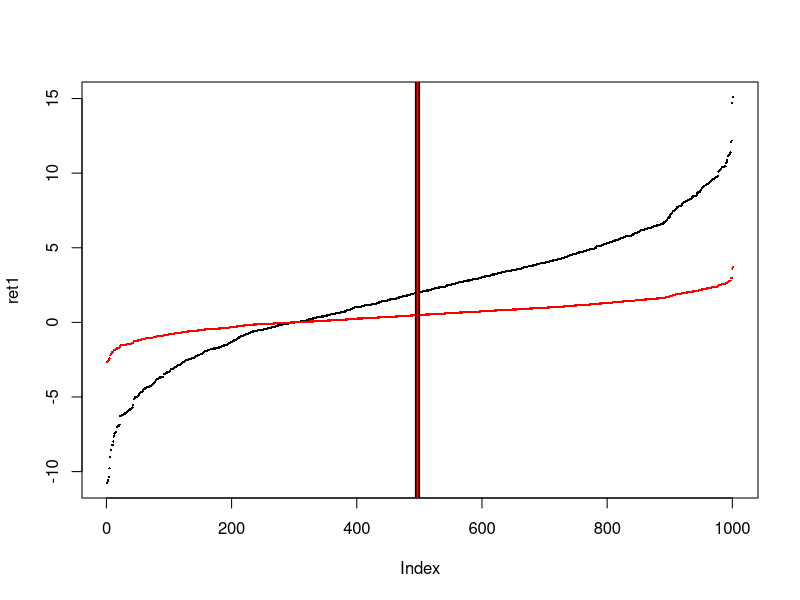
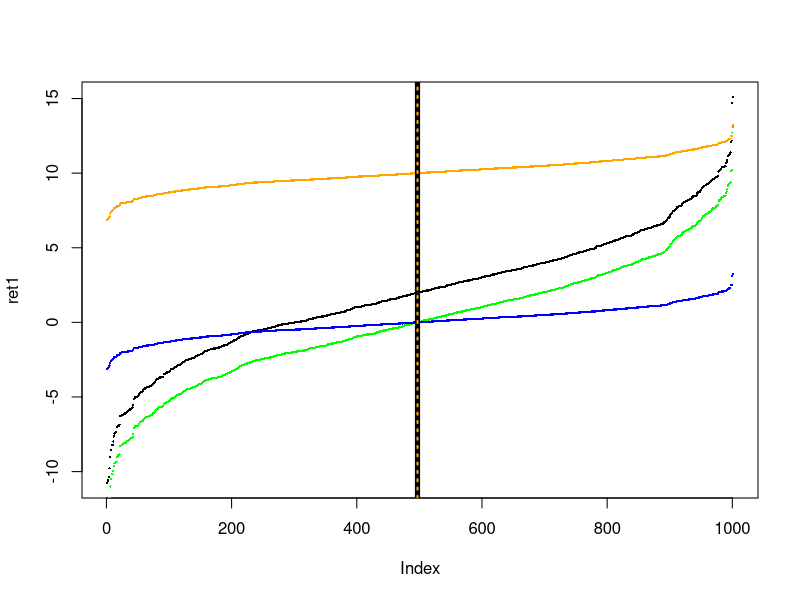
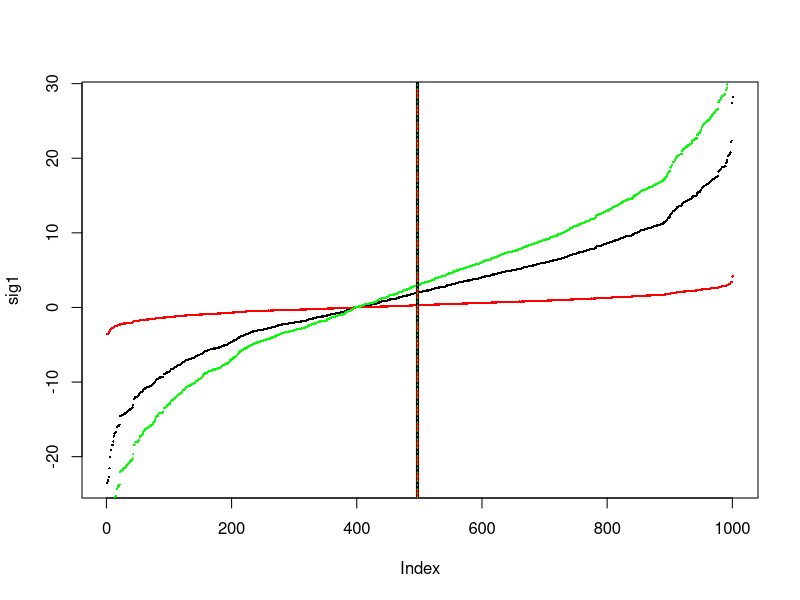
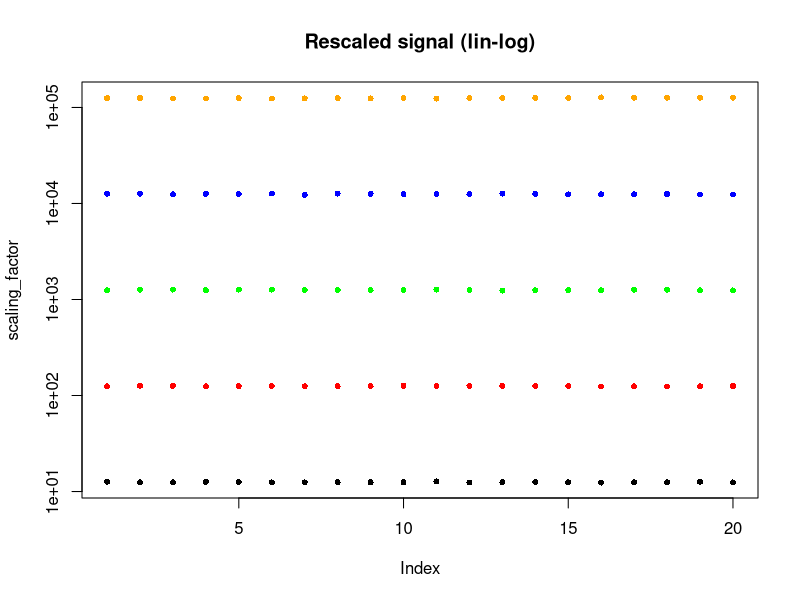
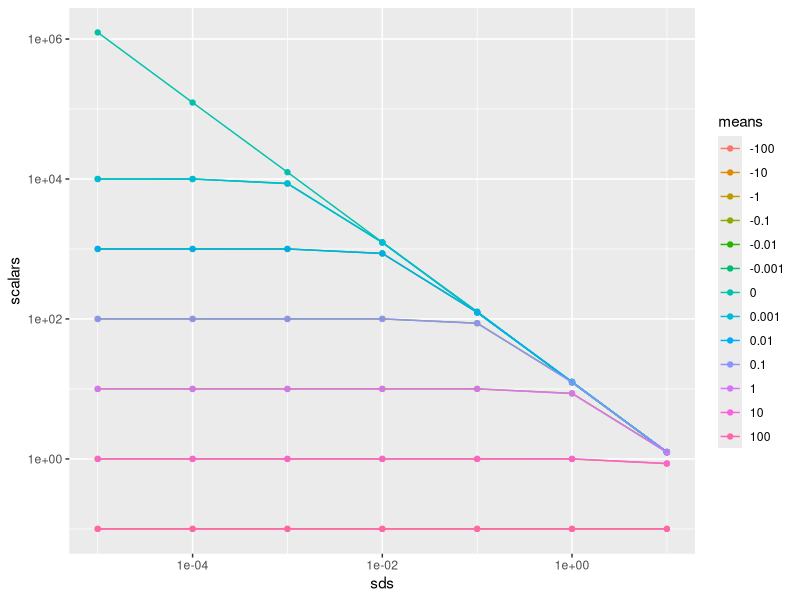
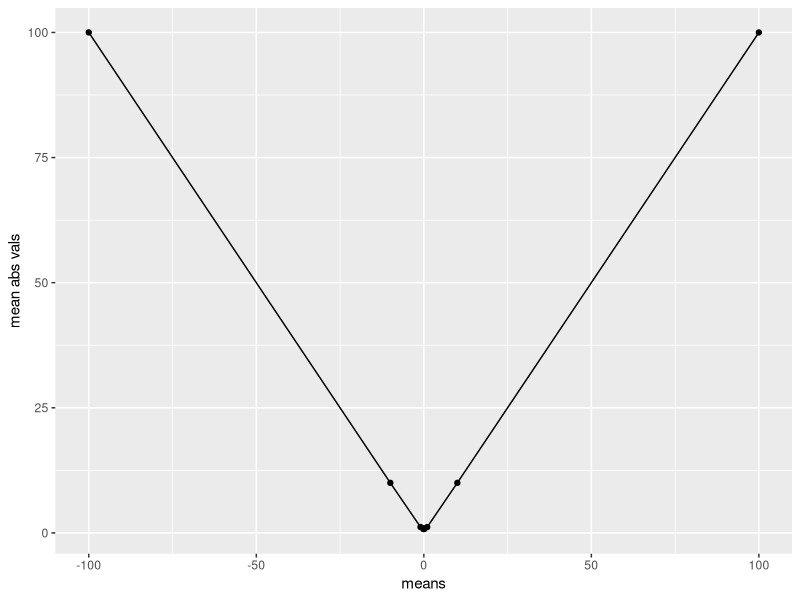
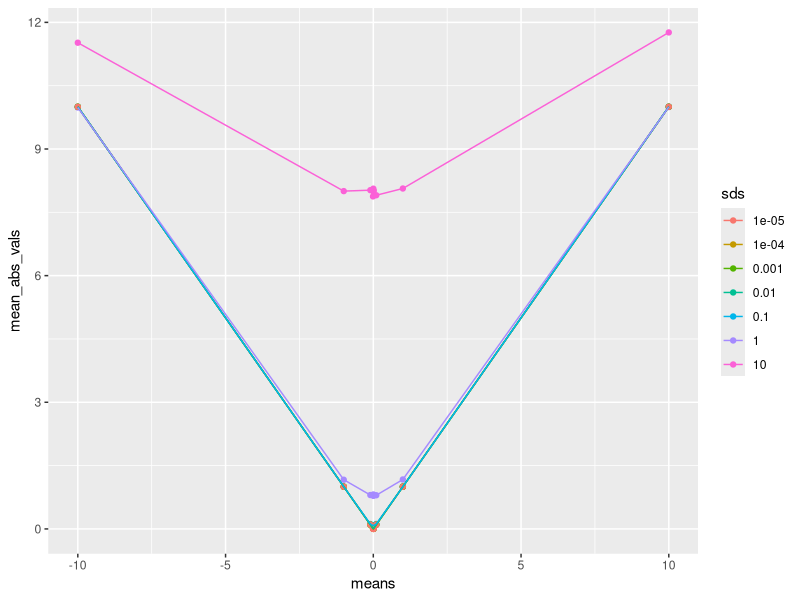
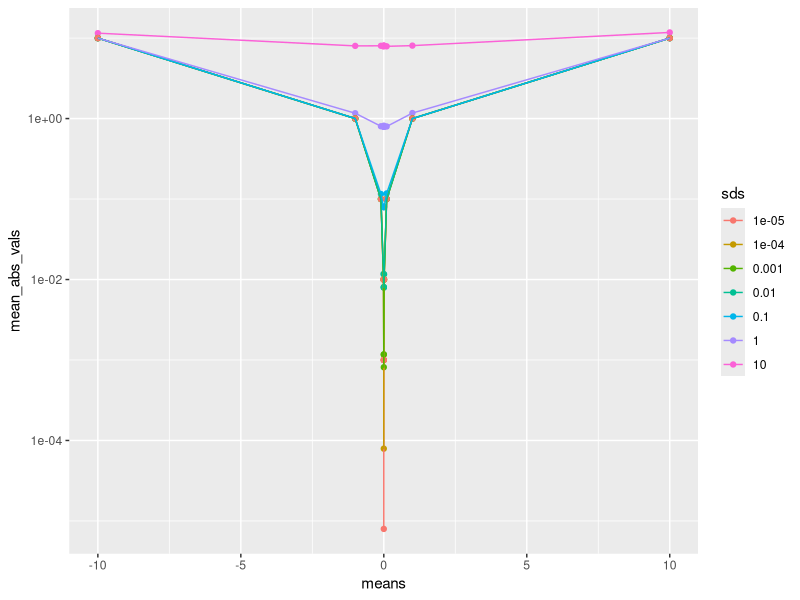

These figures' R source, in order:
## ---- chunk 1
knitr::opts_chunk$set(echo = TRUE)
## ---- chunk 2
set.seed(3746)
ret <- rnorm(1000, 2, 4)
## ---- chunk 3
mean(ret)
## ---- chunk 4
sd(ret)
## ---- chunk 5
std_ret <- ret / sd(ret)
## ---- chunk 6
mean(std_ret)
## ---- chunk 7
sd(std_ret)
## ---- chunk 8
ret1 <- sort(c(ret, mean(ret)))
std_ret1 <- sort(c(std_ret, mean(std_ret)))

plot(ret1, pch = 16, cex = 0.3, col = "black")
points(std_ret1, pch = 16, cex = 0.3, col = "red")
abline(v=which(ret1 == mean(ret1)), lty = "solid", lwd = 5, col="black")
abline(v=which(std_ret1 == mean(std_ret1)), lty = "solid", lwd = 2, col="red")
## ---- chunk 9
demeaned_ret <- ret - mean(ret)
## ---- chunk 10
mean(demeaned_ret)
## ---- chunk 11
sd(demeaned_ret)
## ---- chunk 12
std_demeaned_ret <- demeaned_ret / sd(demeaned_ret)
## ---- chunk 13
mean(std_demeaned_ret)
## ---- chunk 14
sd(std_demeaned_ret)
## ---- chunk 15
normalized_ret <- std_demeaned_ret + 10
## ---- chunk 16
mean(normalized_ret)
## ---- chunk 17
sd(normalized_ret)
## ---- chunk 18
ret1 <- sort(c(ret, mean(ret)))
demeaned_ret1 <- sort(c(demeaned_ret, mean(demeaned_ret)))
std_demeaned_ret1 <- sort(c(std_demeaned_ret, mean(std_demeaned_ret)))
normalized_ret1 <- sort(c(normalized_ret, mean(normalized_ret)))


plot(ret1, pch = 16, cex = 0.3, col = "black")
points(demeaned_ret1, pch = 16, cex = 0.3, col = "green")
points(std_demeaned_ret1, pch = 16, cex = 0.3, col = "blue")
points(normalized_ret1, pch = 16, cex = 0.3, col = "orange")
abline(v=which(ret1 == mean(ret1)), lty = "solid", lwd = 5, col="black")
abline(v=which(demeaned_ret1 == mean(demeaned_ret1)), lty = "dashed", lwd = 4, col="green")
abline(v=which(std_demeaned_ret1 == mean(std_demeaned_ret1)), lty = "dashed", lwd = 3, col="blue")
abline(v=which(normalized_ret1 == mean(normalized_ret1)), lty = "dotted", lwd = 2, col="orange")
## ---- chunk 19
set.seed(3746)
sig <- rnorm(1000, 2, 8)
## ---- chunk 20
mean_abs_sig <- mean(abs(sig))
mean_abs_sig
## ---- chunk 21
std_sig <- sig/mean_abs_sig
## ---- chunk 22
mean(std_sig)
## ---- chunk 23
sd(std_sig)
## ---- chunk 24
mean(std_sig[std_sig >= 0])
## ---- chunk 25
mean(std_sig[std_sig < 0])
## ---- chunk 26
sd(std_sig[std_sig >= 0])
## ---- chunk 27
sd(std_sig[std_sig < 0])
## ---- chunk 28
scaled_sig <- std_sig * 10
## ---- chunk 29
mean(scaled_sig)
## ---- chunk 30
mean(abs(scaled_sig))
## ---- chunk 31
sd(scaled_sig)
## ---- chunk 32
sd(abs(scaled_sig))
## ---- chunk 33
sig1 <- sort(c(sig, mean(sig)))
std_sig1 <- sort(c(std_sig, mean(std_sig)))
scaled_sig1 <- sort(c(scaled_sig, mean(scaled_sig)))

plot(sig1, pch = 16, cex = 0.3, col = "black")
points(std_sig1, pch = 16, cex = 0.3, col = "red")
points(scaled_sig1, pch = 16, cex = 0.3, col = "green")
abline(v=which(sig1 == mean(sig1)), lwd = 3, col="black")
abline(v=which(std_sig1 == mean(std_sig1)), lty = "dashed", lwd = 2, col="red")
abline(v=which(scaled_sig1 == mean(scaled_sig1)), lty = "dotted", lwd = 1, col="green")
## ---- chunk 34
f_normalization_factor <- function(raw_signal, target = 1) {
  target/mean(abs(raw_signal))
}
## ---- chunk 35
sd_vals <- c(1, 0.1, 0.01, 0.001, 0.0001)
factor_vectors <- list()
for(i in seq_along(sd_vals)) {
  factor_vectors[[i]] <- 
    replicate(20, f_normalization_factor(rnorm(10000, 0, sd_vals[i]), 10))
}
range_ <- range(factor_vectors)
## ---- chunk 36
plot(factor_vectors[[1]], pch = 16, cex = 0.8, ylim = range_, log = "y", ylab = "scaling_factor", main = "Rescaled signal (lin-log)")
points(factor_vectors[[2]], pch = 16, cex = 0.8, col = "red")
points(factor_vectors[[3]], pch = 16, cex = 0.8, col = "green")
points(factor_vectors[[4]], pch = 16, cex = 0.8, col = "blue")
points(factor_vectors[[5]], pch = 16, cex = 0.8, col = "orange")
## ---- chunk 37
mean(factor_vectors[[1]])
mean(factor_vectors[[2]])
mean(factor_vectors[[3]])
mean(factor_vectors[[4]])
mean(factor_vectors[[5]])
## ---- chunk 38
library(ggplot2)
## ---- chunk 39
means <- c(-100, -10, -1, -0.1, -0.01, - 0.001, 0, 0.001, 0.01, 0.1, 1, 10, 100)
sds <- c(10, 1, 0.1, 0.01, 0.001, 0.0001, 0.00001)
grid <- expand.grid(means = means, sds = sds)
for(i in 1:nrow(grid)) {
  grid[i, "scalars"] <- f_normalization_factor(rnorm(10000, grid$means[i], grid$sds[i]), 10)
}
## ---- chunk 40
ggplot(grid, aes(x = sds, y = scalars, color = as.factor(means))) +
  geom_point() +
  geom_line() +
  scale_x_log10() +
  scale_y_log10() +
  labs(x = "sds", y = "scalars", color = "means")
## ---- chunk 41
means <- c(-100, -10, -1, -0.1, -0.01, - 0.001, 0, 0.001, 0.01, 0.1, 1, 10, 100)
signals <- lapply(means, function(m) rnorm(10000, m, 1))
mean_abs_vals <- lapply(signals, function(x) mean(abs(x)))
df <- data.frame(means = means, mean_abs_vals = unlist(mean_abs_vals))
## ---- chunk 42
ggplot(df, aes(x = means, y = mean_abs_vals)) +
  geom_point() +
  geom_line() +
  labs(x = "means", y = "mean abs vals")
## ---- chunk 43
set.seed(3654)
sgnl1 <- rnorm(10000, -100, 1)
mean(abs(sgnl1)) == abs(mean(sgnl1))
## ---- chunk 44
set.seed(3654)
sgnl2 <- rnorm(10000, 0, 1)
mean(sgnl2)
mean(abs(sgnl2)) == abs(mean(sgnl2))
## ---- chunk 45
set.seed(3654)
sgnl3 <- rnorm(10000, 0.4, 0.1)
set.seed(3654)
sgnl4 <- rnorm(10000, 0.5, 0.1)
mean(abs(sgnl3)) == abs(mean(sgnl3))
mean(abs(sgnl4)) == abs(mean(sgnl4))
## ---- chunk 46
format(
  mean(abs(sgnl3)) - abs(mean(sgnl3)), 
  scientific=F,
  nsmall = 20
)

format( 
 mean(abs(sgnl4)) - abs(mean(sgnl4)),
 scientific=F,
 nsmall = 20
)
## ---- chunk 47
set.seed(3654)
sgnl5 <- rnorm(10000, 1, 0.1)
set.seed(3654)
sgnl6 <- rnorm(10000, 1, 0.2)
set.seed(3654)
sgnl7 <- rnorm(10000, 1, 0.3)
set.seed(3654)
sgnl8 <- rnorm(10000, 1, 1)
mean(abs(sgnl5)) == abs(mean(sgnl5))
mean(abs(sgnl6)) == abs(mean(sgnl6))
mean(abs(sgnl7)) == abs(mean(sgnl7))
mean(abs(sgnl8)) == abs(mean(sgnl8))
## ---- chunk 48
means <- c(-10, -1, -0.1, -0.01, - 0.001, 0, 0.001, 0.01, 0.1, 1, 10)
sds <- c(10, 1, 0.1, 0.01, 0.001, 0.0001, 0.00001)
grid <- expand.grid(means = means, sds = sds)
for(i in 1:nrow(grid)) {
  signal <- rnorm(10000, grid$means[i], grid$sds[i])
  grid[i, "mean_abs_vals"] <- mean(abs(signal))
}
## ---- chunk 49
ggplot(grid, aes(x = means, y = mean_abs_vals, color = as.factor(sds))) +
  geom_point() +
  geom_line() +
  labs(x = "means", y = "mean_abs_vals", color = "sds")
## ---- chunk 50
ggplot(grid, aes(x = means, y = mean_abs_vals, color = as.factor(sds))) +
  geom_point() +
  geom_line() +
  scale_y_log10() +
  labs(x = "means", y = "mean_abs_vals", color = "sds")
## ---- chunk 51
sd_vals <- c(1, 0.1, 0.01, 0.001, 0.0001)
factor_vectors <- list()
for(i in seq_along(sd_vals)) {
  factor_vectors[[i]] <- 
    replicate(20, f_normalization_factor(rnorm(10000, 1, sd_vals[i]), 10))
}
range_ <- range(factor_vectors)
## ---- chunk 52
plot(factor_vectors[[1]], pch = 16, cex = 0.8, ylim = range_, ylab = "scaling_factor",
    main= "Rescaled signal (lin-lin)")
points(factor_vectors[[2]], pch = 16, cex = 0.8, col = "red")
points(factor_vectors[[3]], pch = 16, cex = 0.8, col = "green")
points(factor_vectors[[4]], pch = 16, cex = 0.8, col = "blue")
points(factor_vectors[[5]], pch = 16, cex = 0.8, col = "orange")
## ---- chunk 53
range_ <- range(factor_vectors[2:5])
plot(factor_vectors[[2]], pch = 16, cex = 0.8, ylim = range_, ylab = "scaling_factor",
    main= "Rescaled signal (lin-lin)", col = "red")
#points(factor_vectors[[2]], pch = 16, cex = 0.8, col = "red")
points(factor_vectors[[3]], pch = 16, cex = 0.8, col = "green")
points(factor_vectors[[4]], pch = 16, cex = 0.8, col = "blue")
points(factor_vectors[[5]], pch = 16, cex = 0.8, col = "orange")
## ---- chunk 54
mean(factor_vectors[[1]])
mean(factor_vectors[[2]])
mean(factor_vectors[[3]])
mean(factor_vectors[[4]])
mean(factor_vectors[[5]])
## ---- chunk 55
f_sig_div_mult <- function(
    signal_correlations,
    signal_weights,
    min_cor = 0,
    max_sdm = 2.5) {
  H <- signal_correlations
  w <- signal_weights

  clamped_H <- clamp_matrix_lower(H, min_cor)
  clamp_signal_upper(
    1/sqrt(crossprod(t(w %*% clamped_H),  w)),
    max_signal = max_sdm
  )
}

f_signal_cor_mat <- function(
    signals
) {
  cor(signals)
}

f_signal_cov_mat <- function(
    signals
) {
  cov(signals)
}

f_normalization_factor <- function(raw_signal, target = 1) {
  target/mean(abs(raw_signal))
}

f_normalize_signal <- function(signal, normalization_factor = 1) {
  signal * normalization_factor
}

clamp_signal <- function(signal, min_signal = -Inf, max_signal = Inf) {
  #if(length(signal) != 1) {stop("clamp_signal() only takes a single number
  #                              as input.")}
  vapply(
    signal,
    function(x) {max(min_signal, min(x, max_signal))},
    numeric(1)
  )
}

clamp_matrix_lower <- function(input_matrix, min_signal) {
  apply(input_matrix,
        c(1,2),
        clamp_signal_lower,
        min_signal = min_signal
  )
}

clamp_signal_lower <- function(signal, min_signal = -Inf) {
  max(min_signal, signal)
}

clamp_signal_upper <- function(signal, max_signal = Inf) {
  min(signal, max_signal)
}

## This function is modified, so we don't have to load from a system list.
## Only one instrument
combine_signals <- function(
    clamped_signals,
    signal_weights,
    min_cor = 0,
    max_sdm = 2.5,
    sdm_mode = "div_mult",
    cor_or_cov = "cor") {

  # inst_names_by_algo <- get_inst_names_by_parsed_algo(system$algos)
  # unique_inst_names <-
  #   get_unique_inst_names_from_parsed_algos_list(system$algos)
  # 
  # n <- length(unique_inst_names)
  #combined_signals <- numeric(n)
  #signal_cor_mats <- list()

  #for(i in 1:n) {
    ## A subsystem is all the algos for an individual instrument
    # subsystem_IDs <- which(
    #   inst_names_by_algo[inst_names_by_algo == unique_inst_names[[i]]]
    # )

    ## Collect all clamped signals in subsystem i
    # signals <- sapply(
    #   signal_tables[subsystem_IDs], function(x) x$clamped_signal[t]
    # )
    ## Collect all signal weights in subsystem i
    # signal_weights <- sapply(
    #   signal_tables[subsystem_IDs], function(x) x$signal_weight[t]
    # )

    ## Calculate signal correlations.
    ## No need to do this every time we run update_position_table_row.
    clamped_signals_mat <- sapply(clamped_signals, function(x) x)
    
    if(cor_or_cov == "cor") {
      signal_cor_mat <- f_signal_cor_mat(clamped_signals_mat)
    } else if (cor_or_cov == "cov") {
      signal_cor_mat <- f_signal_cov_mat(clamped_signals_mat)
    }
      
    combined_signals <- clamped_signals_mat %*% signal_weights
    
    ## Signal Diversification Multiplier
    if(sdm_mode == "div_mult") {
      sdm <- f_sig_div_mult(
        signal_cor_mat, 
        signal_weights
      )
      print(paste("sdm: ", sdm))
    } else if(sdm_mode == "var") {
      n <- length(combined_signals)
      bias_correction <- sqrt((n - 1)/n)
      sdm <- 1/(sd(combined_signals) * bias_correction)
      print(paste("sdm: ", sdm))
    }
    combined_signals <-  combined_signals * sdm
    
  #}
  combined_signals
}
## ---- chunk 56
set.seed(876234)
signals <- lapply(1:5, function(x) rnorm(200, 0, 1))
## ---- chunk 57
norm_factors <- lapply(signals, function(x) {f_normalization_factor(x, target = 10)})
norm_factors
## ---- chunk 58
normalized_signals <- list()
for(i in seq_along(signals)) {
  normalized_signals[[i]] <- f_normalize_signal(signals[[i]], norm_factors[[i]])
}

lapply(normalized_signals, function(x) mean(abs(x)))
## ---- chunk 59
clamped_signals <- lapply(
  normalized_signals,
  function(x) {clamp_signal(x, min_signal = -20, max_signal = 20)}
)

lapply(clamped_signals, function(x) mean(abs(x)))
## ---- chunk 60
signal_weights <- rep(1/5, 5)
combined_signal <- combine_signals(
  clamped_signals,
  #normalized_signals,
  signal_weights
)

mean(abs(combined_signal))
## ---- chunk 61
div_test_funk <- function(
    m, 
    s,
    min_signal = -20,
    max_signal = 20,
    min_cor = 0,
    max_sdm = 2.5,
    sdm_mode = "div_mult",
    cor_or_cov = "cor"
    ) {
  signals <- lapply(1:5, function(x) rnorm(200, m, s))
  norm_factors <- lapply(signals, function(x) {f_normalization_factor(x, target = 10)})
  normalized_signals <- list()
  for(i in seq_along(signals)) {
    normalized_signals[[i]] <- f_normalize_signal(signals[[i]], norm_factors[[i]])
  }
  clamped_signals <- lapply(
    normalized_signals,
    function(x) {clamp_signal(x, min_signal = -20, max_signal = 20)}
  )
  signal_weights <- rep(1/5, 5)
  combined_signal <- combine_signals(
    clamped_signals,
    #normalized_signals,
    signal_weights,
    sdm_mode = sdm_mode,
    min_cor = min_cor,
    max_sdm = max_sdm,
    cor_or_cov = cor_or_cov
  )
  list(signals = signals, 
   norm_factors = norm_factors, 
   normalized_signals = normalized_signals, 
   clamped_signals = clamped_signals, 
   signal_weights = signal_weights, 
   combined_signal = combined_signal
  )
}
## ---- chunk 62
div_test <- div_test_funk(
  m = 0, 
  s = 1,
  min_signal = -20,
  max_signal = 20,
  min_cor = 0,
  max_sdm = 2.5
)

mean(abs(div_test$combined_signal))
## ---- chunk 63
div_test <- div_test_funk(
  m = 0, 
  s = 1,
  min_signal = -Inf,
  max_signal = Inf,
  min_cor = -Inf,
  max_sdm = Inf
)

mean(abs(div_test$combined_signal))
## ---- chunk 64
div_test <- div_test_funk(
  m = -1, 
  s = 4,
  min_signal = -Inf,
  max_signal = Inf,
  min_cor = -Inf,
  max_sdm = Inf
)

mean(abs(div_test$combined_signal))
## ---- chunk 65
div_test <- div_test_funk(
  m = -1, 
  s = 4,
  min_signal = -Inf,
  max_signal = Inf,
  min_cor = -Inf,
  max_sdm = Inf,
  sdm_mode = "var"
)

mean(abs(div_test$combined_signal))
## ---- chunk 66
head(div_test$combined_signal)
## ---- chunk 67
div_test <- div_test_funk(
  m = -1, 
  s = 4,
  min_signal = -Inf,
  max_signal = Inf,
  min_cor = -Inf,
  max_sdm = Inf,
  sdm_mode = "div_mult",
  cor_or_cov = "cor"
)

mean(abs(div_test$combined_signal))
## ---- chunk 68
div_test <- div_test_funk(
  m = 0.1, 
  s = 0.1,
  min_signal = -Inf,
  max_signal = Inf,
  min_cor = -Inf,
  max_sdm = Inf,
  sdm_mode = "div_mult", #"div_mult" or "var"
  cor_or_cov = "cor" #"cor" or "cov"
)

mean(abs(div_test$combined_signal))
## ---- chunk 69
std_norm_signal <- rnorm(1000000, 0, 1)

sd_pop <- function(x) {
  n <- length(x)
  bias_factor <- (n - 1) / n
  sd(x) * bias_factor
}

sqrt(2/pi) * sd_pop(std_norm_signal)
mean(abs(std_norm_signal))
## ---- chunk 70
nnn <- 2^(4:23)
signals <- lapply(nnn, function(n) {
  set.seed(76523)
  rnorm(n, 0, 1)
})
aaa <- vapply(signals, function(x) {sqrt(2/pi) * sd_pop(x)}, numeric(1))
bbb <- vapply(signals, function(x) {mean(abs(x))}, numeric(1))
diffs <- abs(aaa - bbb)
df <- data.frame(nnn = nnn, diffs = diffs)
## ---- chunk 71
ggplot(df, aes(x = nnn, y = diffs)) +
  geom_point() +
  geom_line() +
  scale_x_continuous(trans='log2')  +
  scale_y_continuous(trans='log2')  +
  labs(x = "n", y = "diff") + 
  labs(title = "log-log")
## ---- chunk 72
signal_1 <- round(rnorm(1000), 2)
signal_2 <- round(rnorm(1000), 2)
## ---- chunk 73
signals <- data.frame(
  x1 = signal_1,
  x2 = signal_2
)
## ---- chunk 74
cov(signal_1, signal_2)
cov(signals)
cov(signal_1, signal_1)
## ---- chunk 75
D <- diag(c(sd(signal_1), sd(signal_2)))
D %*% cor(signals) %*% D

## compare:
cov(signals)
## ---- chunk 76
D <- solve(
  sqrt(
    diag(
      diag(
        cov(signals)
      )
    )
  )
) ## Inverse
D %*% cov(signals) %*% D

## compare:
V <- diag(cov(signals)) ## Get variances from cov matrix

cov(signals)/V

## compare:
cor(signals)
## ---- chunk 77
H <- cor(signals)
V <- cov(signals)
signals_mat <- as.matrix(signals)
W <- c(0.3, 0.7)
comb_signals <- signals_mat %*% W
## ---- chunk 78
## 1)
K <- sqrt(2/pi)
## Shift to zero mean
comb_sig_demean <- comb_signals - mean(comb_signals)
## The expected difference is zero
(sd(comb_sig_demean) * K) - mean(abs(comb_sig_demean))
## ---- chunk 79
## 2a)
sqrt(var(comb_signals))[1,1]

## 2b)
sd(comb_signals)

## 3)
sqrt(
  crossprod(
    t(W %*% V),  
    W
  )
)[1,1]

## 4)
Ws <- W * (diag(sqrt(V))) ## weighted st. devs
sqrt(
  crossprod(
    t(Ws %*% H),  
    Ws
  )
)[1,1]

## ---- chunk 80
H <- cov(signals)
W <- c(0.5, 0.5)
## ---- chunk 81
f_sig_div_mult(H, W)
## ---- chunk 82
1/(sd(as.matrix(signals) %*% W))
## ---- chunk 83
signals_mat <- as.matrix(signals)
W <- c(0.3, 0.7)
comb_signals <- signals_mat %*% W
## ---- chunk 84
0.3 * signals[1, 1] + 0.7 * signals[1, 2]
comb_signals[1]
## ---- chunk 85
sqrt(crossprod(t(W %*% cov(signals)),  W))
sqrt(var(comb_signals))
sd(comb_signals)
## ---- chunk 86
clamp_matrix_lower <- function(input_matrix, min_signal) {
  apply(input_matrix,
        c(1,2),
        clamp_signal_lower,
        min_signal = min_signal
  )
}
## ---- chunk 87
clamp_matrix_lower(H, 0.5)
## ---- chunk 88
clamp_matrix_lower(H, min_signal = 0)
H
